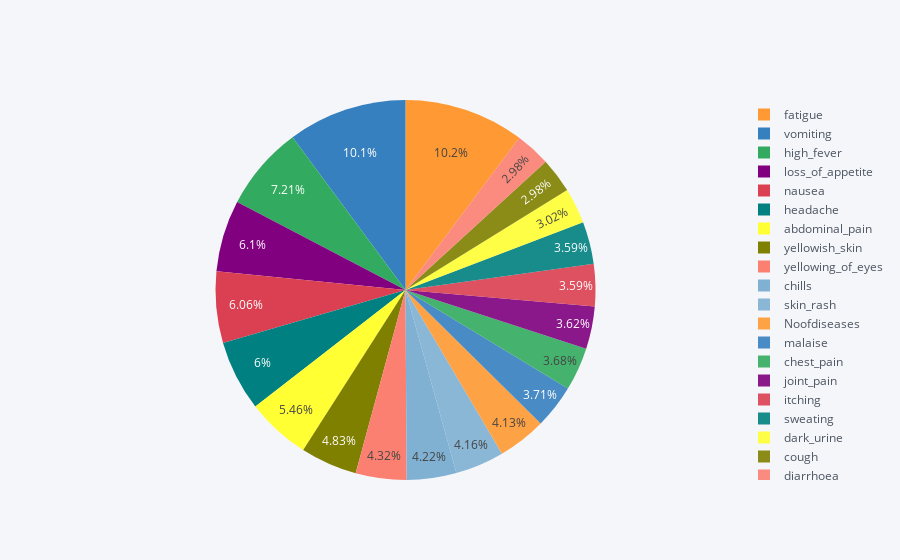

Notebook code for this chart:
### Code cell
#top 20 most common diseases share percentage
disyes[:20].iplot(kind='pie',labels='index',values=1)

### Figure 1 — Plotly figure (JSON) as saved in the notebook; plotly's stock layout.template omitted (floating-point values rounded to 4 significant figures)
{"data": [{"labels": ["fatigue", "vomiting", "high_fever", "loss_of_appetite", "nausea", "headache", "abdominal_pain", "yellowish_skin", "yellowing_of_eyes", "chills", "skin_rash", "Noofdiseases", "malaise", "chest_pain", "joint_pain", "itching", "sweating", "dark_urine", "cough", "diarrhoea"], "marker": {"colors": ["rgba(255, 153, 51, 1.0)", "rgba(55, 128, 191, 1.0)", "rgba(50, 171, 96, 1.0)", "rgba(128, 0, 128, 1.0)", "rgba(219, 64, 82, 1.0)", "rgba(0, 128, 128, 1.0)", "rgba(255, 255, 51, 1.0)", "rgba(128, 128, 0, 1.0)", "rgba(251, 128, 114, 1.0)", "rgba(128, 177, 211, 1.0)", "rgba(128, 177, 211, 0.8999999999999999)", "rgba(255, 153, 51, 0.8999999999999999)", "rgba(55, 128, 191, 0.8999999999999999)", "rgba(50, 171, 96, 0.8999999999999999)", "rgba(128, 0, 128, 0.8999999999999999)", "rgba(219, 64, 82, 0.8999999999999999)", "rgba(0, 128, 128, 0.8999999999999999)", "rgba(255, 255, 51, 0.8999999999999999)", "rgba(128, 128, 0, 0.8999999999999999)", "rgba(251, 128, 114, 0.8999999999999999)"]}, "name": "", "type": "pie", "values": [1932, 1914, 1362, 1152, 1146, 1134, 1032, 912, 816, 798, 786, 780, 702, 696, 684, 678, 678, 570, 564, 564]}], "layout": {"legend": {"bgcolor": "#F5F6F9", "font": {"color": "#4D5663"}}, "paper_bgcolor": "#F5F6F9", "plot_bgcolor": "#F5F6F9", "titlefont": {"color": "#4D5663"}}}
